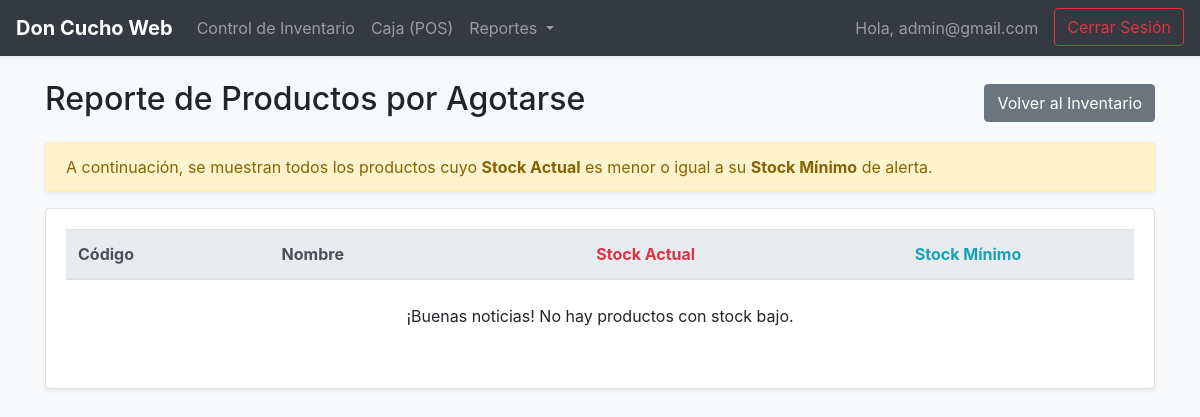
The app's page /inventario/reporte-stock/ (signed in), older data.
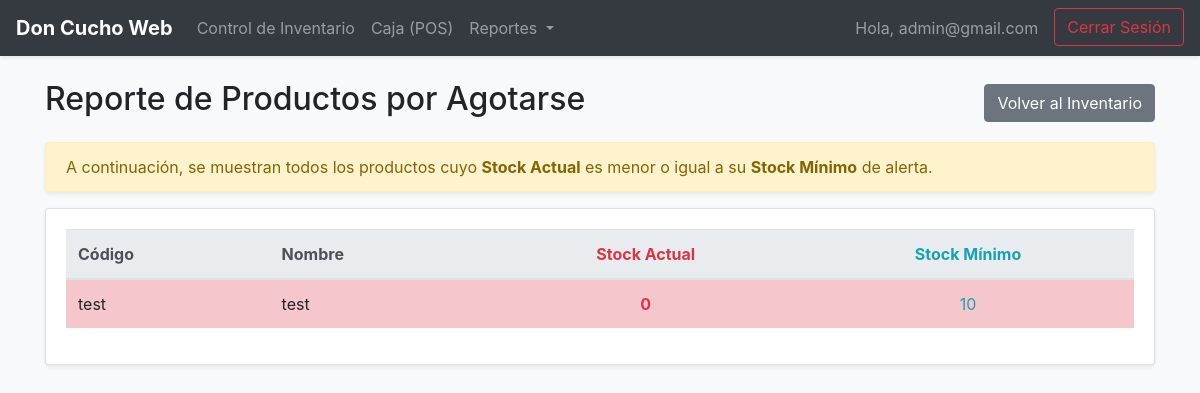
The same page, newer data.
### inventario/models.py (models this page shows, shortened)
class Producto(models.Model):
    codigo = models.CharField(max_length=50, unique=True, verbose_name="Código de Barras")
    nombre = models.CharField(max_length=200, verbose_name="Nombre del Producto")
    precio = models.DecimalField(max_digits=10, decimal_places=2, verbose_name="Precio de Venta (S/)")
    stock_minimo = models.IntegerField(default=5, verbose_name="Stock Mínimo de Alerta")
    categoria = models.ForeignKey(Categoria, on_delete=models.SET_NULL, null=True, blank=True, verbose_name="Categoría")
    proveedor = models.ForeignKey(Proveedor, on_delete=models.SET_NULL, null=True, blank=True, verbose_name="Proveedor")
    @property
    def stock_total(self):
        stock = self.lotes.filter(fecha_vencimiento__gt=timezone.now(), stock_lote__gt=0).aggregate(Sum('stock_lote'))['stock_lote__sum']
        return stock or 0
    class Meta:
        verbose_name = "Producto"
        verbose_name_plural = "Productos"
        ordering = ['nombre']

### inventario/views.py (the view)
# urls.py: path('inventario/reporte-stock/', views.reporte_stock_bajo, name='reporte_stock_bajo'),
@login_required
@admin_required
def reporte_stock_bajo(request):
    productos = Producto.objects.all()
    productos_bajos = [p for p in productos if p.stock_total <= p.stock_minimo]
    context = {
        'productos': productos_bajos
    }
    return render(request, 'inventario/reporte_stock.html', context)

### inventario/views.py (called while the page is built)
def admin_required(view_func):
    @wraps(view_func)
    def _wrapped_view(request, *args, **kwargs):
        if not request.user.is_staff:
            return redirect('index')
        return view_func(request, *args, **kwargs)
    return _wrapped_view

### inventario/templates/inventario/reporte_stock.html (shortened to what this page needs)
{% extends 'base.html' %}
{% block content %}
<div class="d-flex justify-content-between align-items-center mb-3">
    <h2>Reporte de Productos por Agotarse</h2>
    <a href="{% url 'control_inventario' %}" class="btn btn-secondary">Volver al Inventario</a>
</div>
<div class="alert alert-warning shadow-sm" role="alert">
  A continuación, se muestran todos los productos cuyo <strong>Stock Actual</strong> es menor o igual a su <strong>Stock Mínimo</strong> de alerta.
</div>
<div class="card shadow-sm">
    <div class="card-body">
        <div class="table-responsive">
            <table class="table table-hover align-middle">
                <thead class="thead-light">
                    <tr>
                        <th>Código</th>
                        <th>Nombre</th>
                        <th class="text-danger text-center">Stock Actual</th>
                        <th class="text-info text-center">Stock Mínimo</th>
                    </tr>
                </thead>
                <tbody>
                    {% for producto in productos %}
                    <tr class="table-danger">
                        <td>{{ producto.codigo }}</td>
                        <td>{{ producto.nombre }}</td>
                        <td class="text-danger font-weight-bold text-center">{{ producto.stock_total }}</td>
                        <td class="text-info text-center">{{ producto.stock_minimo }}</td>
                    </tr>
                    {% empty %}
                    <tr>
                        <td colspan="4" class="text-center py-4">¡Buenas noticias! No hay productos con stock bajo.</td>
                    </tr>
                    {% endfor %}
                </tbody>
            </table>
        </div>
    </div>
</div>
{% endblock %}

Row changes from the older to the newer data that the page shows:
added Producto: codigo "test", nombre "test", stock_total "0", stock_minimo "10"
Text that changed along with them:
text no longer shown: "¡Buenas noticias! No hay productos con stock bajo."
